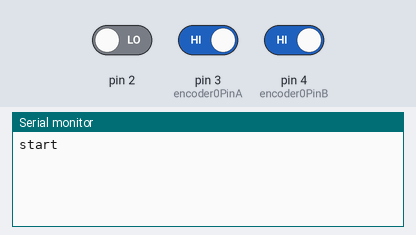
Bench run of a sketch on a simulated Arduino Uno, built with avr-gcc and run on an emulated ATmega328P. On the bench: the last lines printed to the serial monitor. Inputs (shaded band) come from the test bench; at power-on: pin 2 LOW, pin 3 (encoder0PinA) HIGH, pin 4 (encoder0PinB) HIGH.

Above: at 1.2 s.
1.3 s: pin 2 driven HIGH
At 1.9 s:
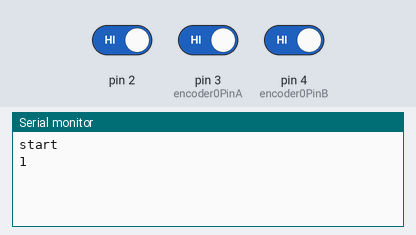
2.8 s: pin 2 driven LOW
At 4.3 s:
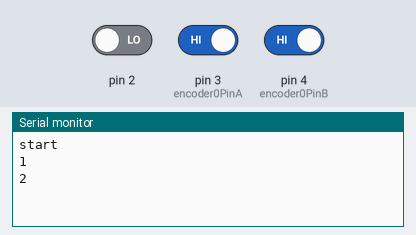

Measured:
- after the input at 1.3 s, the serial monitor: prints a new line at once (image 1)
- after the input at 2.8 s, the serial monitor: prints a new line at once (image 2)

The sketch:

rotary_encoder_test.ino
```cpp
#define encoder0PinA 3
#define encoder0PinB 4
volatile unsigned int encoder0Pos = 0;


void setup() {
pinMode(encoder0PinA, INPUT);
digitalWrite(encoder0PinA, HIGH); // turn on pullup resistor
pinMode(encoder0PinB, INPUT);
digitalWrite(encoder0PinB, HIGH); // turn on pullup resistor


attachInterrupt(0, doEncoder, CHANGE); // encoder pin on interrupt 0 - pin 2
Serial.begin (9600);
Serial.println("start"); // a personal quirk
}


void loop(){
// do some stuff here - the joy of interrupts is that they take care of themselves
}


void doEncoder() {
/* If pinA and pinB are both high or both low, it is spinning
* forward. If they're different, it's going backward.
*
* For more information on speeding up this process, see
* [Reference/PortManipulation], specifically the PIND register.
*/
if (digitalRead(encoder0PinA) == digitalRead(encoder0PinB)) {
encoder0Pos++;
} else {
encoder0Pos--;
}


Serial.println (encoder0Pos, DEC);
}
```
